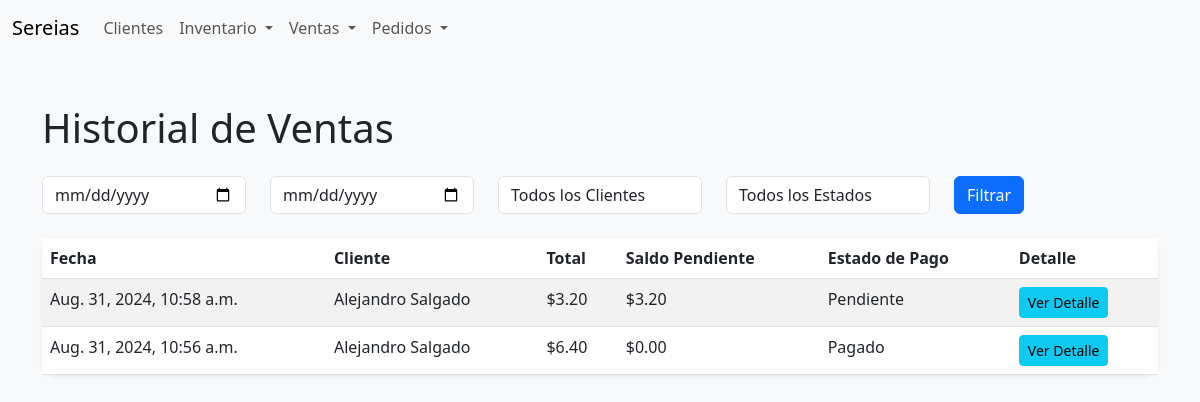
The app's page /inventario/ventas/, older data.
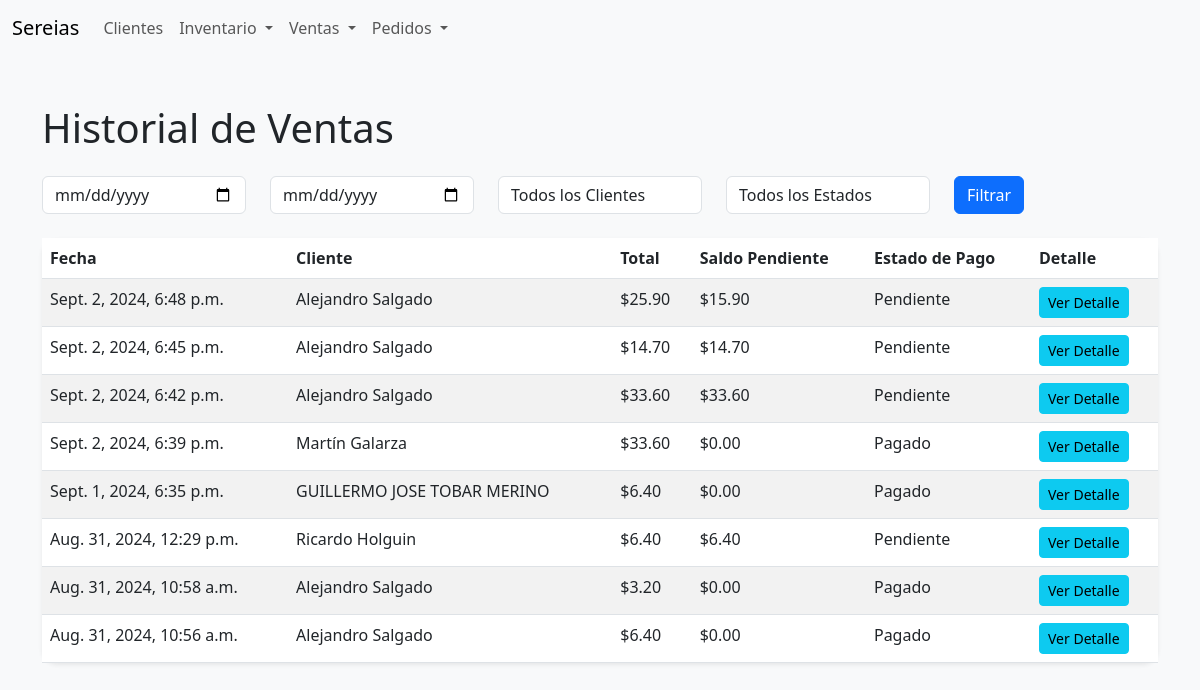
The same page, newer data.
### inventory/models.py (models this page shows, shortened)
class Venta(models.Model):
    cliente = models.ForeignKey(Cliente, on_delete=models.CASCADE)
    fecha = models.DateTimeField(default=timezone.now)
    total = models.DecimalField(max_digits=10, decimal_places=2, default=0)
    estado_pago = models.CharField(max_length=20, choices=[('pendiente', 'Pendiente'), ('pagado', 'Pagado')], default='pendiente')
    es_pedido = models.BooleanField(default=False)
    pedido_enviado = models.BooleanField(default=False)
    @property
    def saldo_pendiente(self):
        total_pagado = self.pagos.aggregate(Sum('monto'))['monto__sum'] or 0
        return self.total - total_pagado

class Cliente(models.Model):
    nombre = models.CharField(max_length=255)
    email = models.EmailField(blank=True, null=True)
    telefono = models.CharField(max_length=20, blank=True, null=True)
    direccion = models.TextField(blank=True, null=True)
    identificacion = models.CharField(max_length=50, blank=True, null=True)  # Nuevo campo agregado
    creado = models.DateTimeField(auto_now_add=True)

### inventory/views.py (the view)
# urls.py: path('ventas/', views.historial_ventas, name='historial_ventas'),
def historial_ventas(request):
    fecha_inicio = request.GET.get('fecha_inicio')
    fecha_fin = request.GET.get('fecha_fin')
    cliente_id = request.GET.get('cliente')
    estado_pago = request.GET.get('estado_pago')
    ventas_list = Venta.objects.all().order_by('-fecha')
    if fecha_inicio and fecha_fin:
        ventas_list = ventas_list.filter(fecha__range=[fecha_inicio, fecha_fin])
    if cliente_id:
        ventas_list = ventas_list.filter(cliente_id=cliente_id)
    if estado_pago:
        ventas_list = ventas_list.filter(estado_pago=estado_pago)
    paginator = Paginator(ventas_list, 10)  # 10 registros por página
    page_number = request.GET.get('page')
    ventas = paginator.get_page(page_number)
    return render(request, 'inventory/historial_ventas.html', {
        'ventas': ventas,
        'clientes': Cliente.objects.all(),  # Para el filtro por cliente
        'estado_pago_choices': Venta._meta.get_field('estado_pago').choices,  # Para el filtro por estado de pago
    })

### inventory/templates/inventory/historial_ventas.html (shortened to what this page needs)
{% extends 'inventory/base.html' %}
{% block content %}
<h1 class="mb-4">Historial de Ventas</h1>
<form method="get" class="mb-4">
    <div class="row">
        <div class="col">
            <input type="date" class="form-control" name="fecha_inicio" placeholder="Fecha Inicio" value="{{ request.GET.fecha_inicio }}">
        </div>
        <div class="col">
            <input type="date" class="form-control" name="fecha_fin" placeholder="Fecha Fin" value="{{ request.GET.fecha_fin }}">
        </div>
        <div class="col">
            <select class="form-control" name="cliente">
                <option value="">Todos los Clientes</option>
            </select>
        </div>
        <div class="col">
            <select class="form-control" name="estado_pago">
                <option value="">Todos los Estados</option>
            </select>
        </div>
        <div class="col">
            <button type="submit" class="btn btn-primary">Filtrar</button>
        </div>
    </div>
</form>
<table class="table table-striped shadow-sm rounded-border">
    <thead>
        <tr>
            <th>Fecha</th>
            <th>Cliente</th>
            <th>Total</th>
            <th>Saldo Pendiente</th>
            <th>Estado de Pago</th>
            <th>Detalle</th>
        </tr>
    </thead>
    <tbody>
        {% for venta in ventas %}
        <tr>
            <td>{{ venta.fecha }}</td>
            <td>{{ venta.cliente.nombre }}</td>
            <td>${{ venta.total }}</td>
            <td>${{ venta.saldo_pendiente|floatformat:2 }}</td>
            <td>{{ venta.get_estado_pago_display }}</td>
            <td><a href="{% url 'detalle_venta' venta.id %}" class="btn btn-info btn-sm">Ver Detalle</a></td>
        </tr>
        {% empty %}
        <tr>
            <td colspan="6" class="text-center">No hay ventas registradas.</td>
        </tr>
        {% endfor %}
    </tbody>
</table>
{% endblock %}

Row changes from the older to the newer data that the page shows:
added Venta: fecha "Sept. 2, 2024, 6:48 p.m.", cliente.nombre "Alejandro Salgado", total "25.90", saldo_pendiente "15.90", estado_pago "Pendiente"
added Venta: fecha "Sept. 2, 2024, 6:45 p.m.", cliente.nombre "Alejandro Salgado", total "14.70", saldo_pendiente "14.70", estado_pago "Pendiente"
added Venta: fecha "Sept. 2, 2024, 6:42 p.m.", cliente.nombre "Alejandro Salgado", total "33.60", saldo_pendiente "33.60", estado_pago "Pendiente"
added Venta: fecha "Sept. 2, 2024, 6:39 p.m.", cliente.nombre "Martín Galarza", total "33.60", saldo_pendiente "0.00", estado_pago "Pagado"
added Venta: fecha "Sept. 1, 2024, 6:35 p.m.", cliente.nombre "GUILLERMO JOSE TOBAR MERINO", total "6.40", saldo_pendiente "0.00", estado_pago "Pagado"
added Venta: fecha "Aug. 31, 2024, 12:29 p.m.", cliente.nombre "Ricardo Holguin", total "6.40", saldo_pendiente "6.40", estado_pago "Pendiente"
changed Venta "Aug. 31, 2024, 10:58 a.m.": saldo_pendiente "3.20" → "0.00"; estado_pago "Pendiente" → "Pagado"
